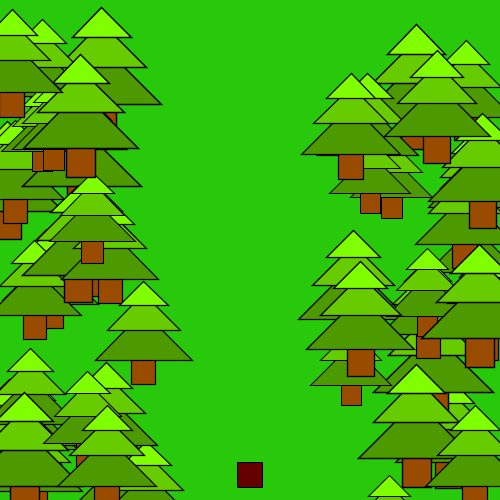
Frame 1 (no input)
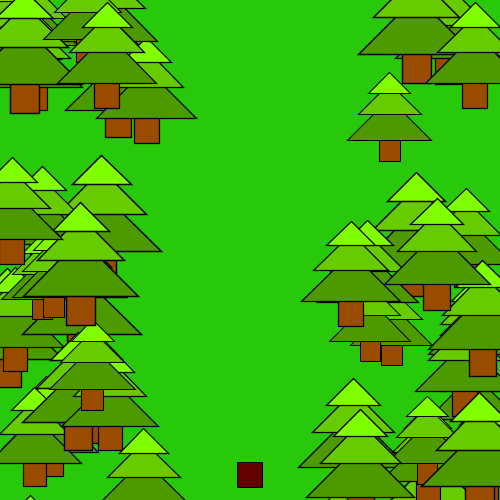
Frame 60 (the mouse pressed at the canvas centre just before this capture)
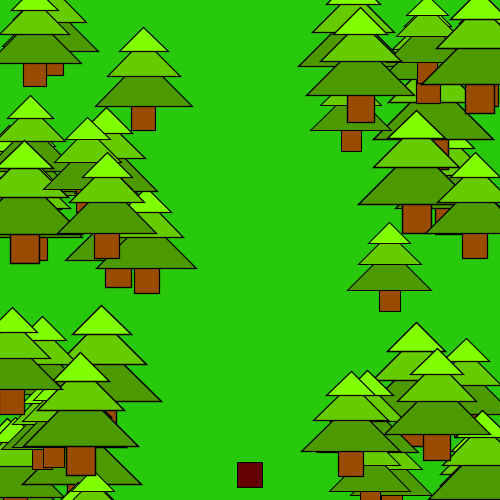
Frame 120 (the mouse held since frame 60 and released just before this capture)

The Processing sketch that drew these frames (run headless with seeded random() and noise(); from frame 60 on, the mouse is pressed at the canvas centre):

// Processing sketch: s19_magd150_lab07_Newton
// ── s19_magd150_lab07_Newton.pde
Tree[] forest = new Tree[50];
Player player;

void setup() {
  size(500,500);
  background (40,200,10);
  for(int i = 0; i < forest.length; i++) {
    forest[i] = new Tree();
  }
  player = new Player();
}

void draw() {
  background(40,200,10);
  for(int i = 0; i < forest.length; i++) {
    forest[i].draw();
  }
  player.draw();
  if (player.moveCount > 0) {
    player.move();
  }
}

void keyPressed() {
  if( key == CODED) {
    if ( keyCode == LEFT && player.moveCount == 0) {
      player.moveLeft();  
    } else if ( keyCode == RIGHT && player.moveCount == 0) {
      player.moveRight(); 
    } 
  }
}

// ── player.pde
class Player {
  PVector location;
  int playerWidth = 25;
  float rotation = 0;
  int moveCount = 0;
  int direction = 0;
  int lane = 1;
  
  Player() {
    location = new PVector(width/2, height - 25);
  }
  
  // Draw player with respect to bottom lanes
  void draw() {
    pushMatrix();
    fill(100,0,0);
    rectMode(CENTER);
    translate(location.x,location.y);
    rotate(rotation);
    rect(0,0,playerWidth,playerWidth);
    popMatrix();
    rectMode(CORNER);
  }
  
  // Rotate and move based on direction until animation frames finish
  void move() {
    rotation += PI / 3.0 * direction;
    location.x += playerWidth / 2 * direction;
    moveCount--;
  }
  
  // Set up for animation moving to left lane
  void moveLeft() {
    if (lane > 0) {
      player.moveCount = 3;
      player.direction = -1;
      lane+=direction;
    }
  }
  
  // Set up for animation moving to right lane
  void moveRight() {
    if (lane < 2) {
      player.moveCount = 3;
      player.direction = 1;
      lane+=direction;
    }
  }
}

// ── tree.pde
class Tree {
  PVector location;
  PVector velocity;
  float treeScale = (float)Math.random() * .5 + 1.0;
  
  Tree() {
    location = new PVector(random(width),random(height));
    while(location.x < width/2+100 && location.x > width/2 - 100) {
      location.x = random(width);
    }
    velocity = new PVector(0, 2.5);
  }
  
  // Move trees and reset to top when off screen
  void move() {
    location.add(velocity);
    if( location.y >= height) {
      location.y = -50;
    }
  }
  
  // Draw tree in respect to random position
  void draw() {
    pushMatrix();
    translate(location.x,location.y);
    scale(treeScale);
    fill(153,76,0);
    rect(-10,55, 20, 30);
    fill(76,153,0);
    triangle(-40, 65, 0, 25, 40, 65);
    fill(102,204,0);
    triangle(-30, 40, 0, 10, 30, 40);
    fill(128,255,0);
    triangle(-20, 20, 0, 0, 20, 20);
    popMatrix();
    move();
  }
}
